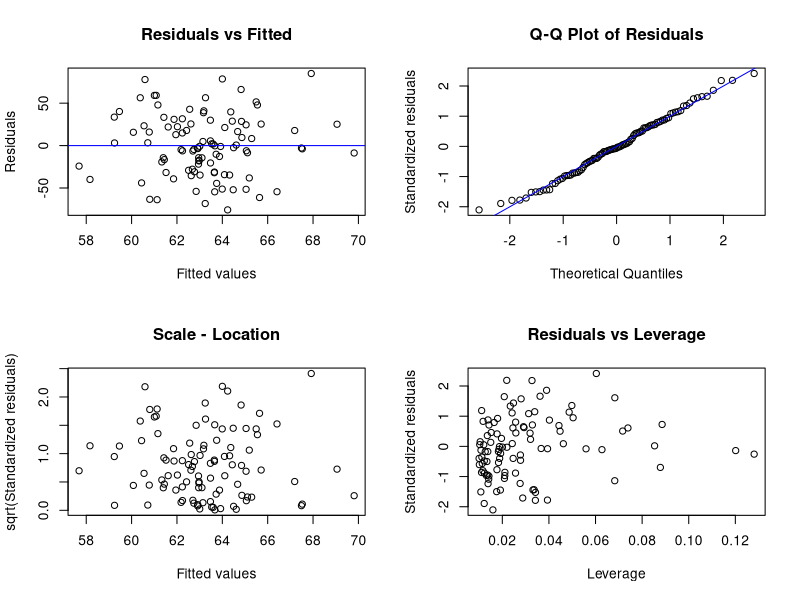
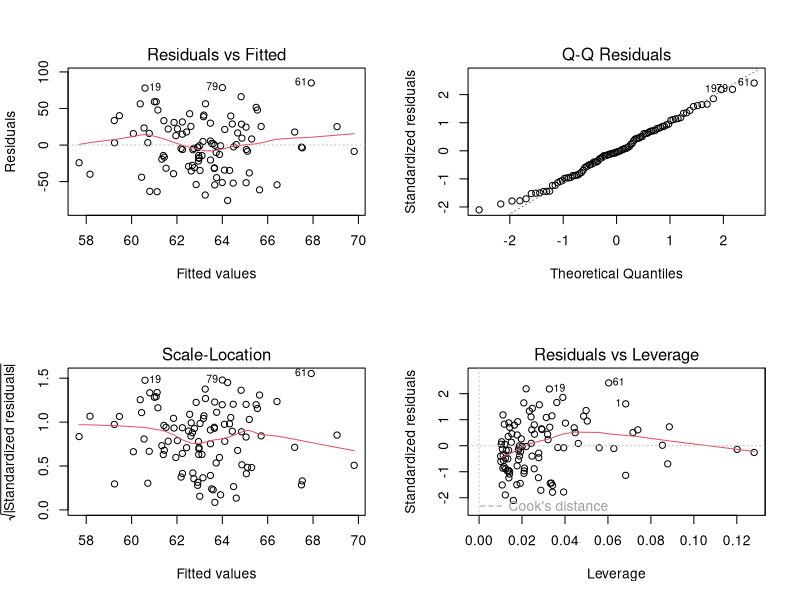

These figures' R source, in order:
#multiple_linear_regression , using only the "data.frame" type of dataset
#x=independent, column name or number / if multiple -> binding "c()"  
#y=dependent, column name or number 
my_lm<-function(x,y,data) { 
  Coefficient_s <-c("intercept",x)        
  p<-length(x)  
  xx<-rep(1,times=nrow(data[,x]))   
  x1<-cbind(xx,data[,x]) ; y1<-data[,y]    
  x<-as.matrix(x1) ; y<-as.matrix(y1)      
  B<-c(solve(t(x)%*%x) %*% t(x) %*% y)  
  y_hat<-x%*%B 
  e<-y-y_hat
  sse<-t(e) %*% e 
  r.v<- sse/(nrow(data)-p-1) 
  r.v<-as.double(r.v)
  cov.mat<-r.v * solve(t(x)%*%x)   
  S.E<-sqrt(diag(cov.mat)) 
  t_value<-B/S.E  ;  t_value<-as.vector(t_value) ; S.E<-as.vector(S.E)
  df_<-nrow(data)-2
  p_value_t<-c() 
  p_value_t<-2 * pt(-abs(t_value), df_)
  Estimate<-B      
  lmlm<-data.frame(Coefficient_s,Estimate,S.E,t_value,p_value_t)
  
  #R^2
  I<-diag(nrow(data))
  J<-matrix(data=1,nrow=nrow(data),ncol=nrow(data))
  sst<- (t(y) %*% y) - ((1/nrow(data)) * t(y)%*%J%*%y)
  R_sq<- 1-(sse/sst)
  R_sq<-as.vector(R_sq)
  #adjusted R^2
  ad_R_sq<- 1-((sse/sst)*(nrow(data)-1)/(nrow(data)-p-1))
  ad_R_sq<-as.vector(ad_R_sq)
  
  R_squared<-c("R^2"=R_sq, "adjusted_R^2"=ad_R_sq)
  
  #residuals standard error
  rse<-sqrt(r.v)
  
  #ANOVA table
  Sources<-c("Regression","Error","Total")
  SS<-c(sst-sse,sse,sst)
  df__<-c(p,nrow(data)-p-1,nrow(data)-1)
  MS<-c((sst-sse)/p ,r.v,"-")
  F_value<-c(((sst-sse)/p)/r.v,"-","-")
  p_f<- 1 - pf(as.double(F_value[1]), p, nrow(data)-p-1)
  p_value_f<- c(p_f,"-","-")
  
  anova_table<-data.frame(Sources,SS,df__ ,MS,F_value,p_value_f)
  
  ##residuals analysis(?)
  par(mfrow=c(2,2))
  plot(as.vector(y_hat),as.vector(e), main = "Residuals vs Fitted",
       xlab = "Fitted values", ylab = "Residuals")
  abline(h=0,col="blue")
  H<-x%*%solve(t(x)%*%x)%*%t(x)
  st_residual<- e/as.vector(sqrt(r.v*diag(I-H)))
  st_residual<-as.vector(st_residual)
  
  ranked_residuals <- sort(st_residual)
  theoretical_quantiles <- qnorm(ppoints(length(st_residual))) # theoretical quantiles 계산
  # Q-Q plot
  plot(theoretical_quantiles, ranked_residuals, main = "Q-Q Plot of Residuals",
       xlab = "Theoretical Quantiles", ylab = "Standardized residuals")
  abline(0, 1, col = "blue") 
  
  plot(as.vector(y_hat),abs(st_residual), main = "Scale - Location",
       xlab = "Fitted values", ylab = "sqrt(Standardized residuals)")
  leverage<-as.vector(diag(H))
  plot(leverage,as.vector(st_residual), main = "Residuals vs Leverage",
       xlab = "Leverage", ylab = "Standardized residuals")
  
  My_list <- list("Coefficients"=lmlm,"R-squared"=R_squared,"RSE"=rse, "ANOVA"=anova_table)
  return(My_list) }



#example
x_x<-rnorm(100,47.3,19)
x_x1<-rnorm(100,22.6,13.5)
y_y<-rnorm(100,67.2,40.1)  
data_f<-data.frame(x_x,x_x1,y_y)


my_lm(c(1,2),3,data=data_f)

lmlmlm<-lm(y_y~x_x+x_x1,data=data_f)
summary(lmlmlm)
par(mfrow=c(2,2))
plot(lmlmlm)